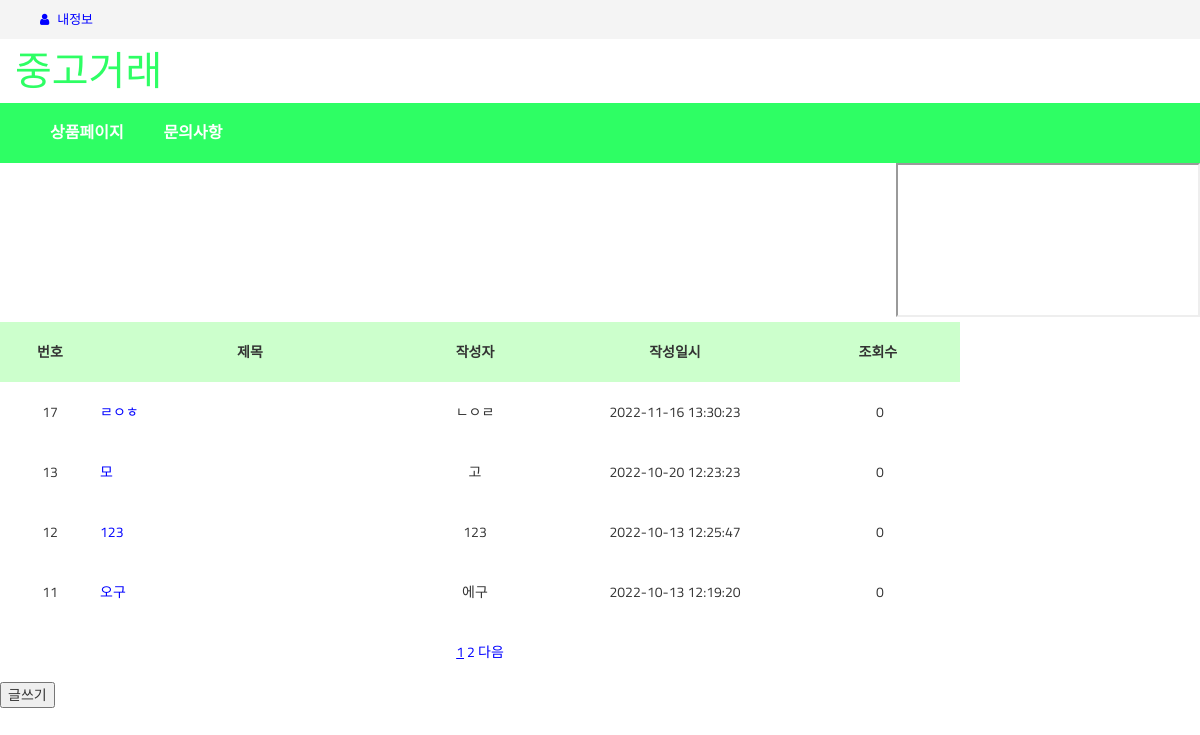
The page /board_list.php on the database its author committed.
### tables this page shows
CREATE TABLE IF NOT EXISTS `board` (
  `num` int(11) NOT NULL AUTO_INCREMENT,
  `writer` varchar(20) DEFAULT NULL,
  `title` varchar(60) DEFAULT NULL,
  `content` text DEFAULT NULL,
  `regtime` varchar(20) DEFAULT NULL,
  `hits` int(11) DEFAULT NULL,
  PRIMARY KEY (`num`)
);

### board_list.php (the view, shortened to what this page needs)
<?php
include "main.php";
?>
<!doctype html>
 <html>
 <head>
 </head>
<body>
 <table>
     <div class="centeringContainer">
        <span class="centered">
                 <tr>
                     <th class="num"    >번호    </th>
                     <th class="title"  >제목    </th>
                     <th class="writer" >작성자  </th>
                     <th class="regtime">작성일시</th>
                     <th>&nbsp&nbsp&nbsp&nbsp&nbsp&nbsp&nbsp&nbsp&nbsp&nbsp&nbsp&nbsp&nbsp&nbsp&nbsp&nbsp&nbsp&nbsp&nbsp조회수</th>
                 </tr>
             </span>
         </div>
     <?php
         $listSize = 4;
         $page = $_REQUEST["page"] ?? 1;
     	 $start = ($page - 1) * $listSize;
         require("db_connect.php");
     	$query = $db->query("select * from board order by num desc limit $start, $listSize");
     	while ($row = $query->fetch()) {
     ?>
          <tr>
              <td><?=$row["num"]?></td>
              <td style="text-align:left;"><a href="board_view.php?num=<?=$row["num"]?>&page=<?=$page?>"><?=$row["title"]?></a></td>
              <td><?=$row["writer"]?></td>
              <td><?=$row["regtime"]?></td>
              <td><?=$row["hits"]?></td>
          </tr>
     <?php
         }
     ?>
 <table>
 <br>
 <div style="width:960px; text-align:center;" >
 <?php
    $paginationSize = 2;
    $firstLink = floor(($page - 1) / $paginationSize) * $paginationSize + 1;
	$lastLink = $firstLink + $paginationSize - 1;
	$query = $db->query("select count(*) from board");
	$row = $query->fetch();
	$numRecords = $row[0];
	$numPages = ceil($numRecords / $listSize);
	for ($i = $firstLink; $i <= $lastLink; $i++) {
	    if ($i == $page) {
			echo"<a href=\"board_list.php?page=$i\"><u>$i</u></a> ";
		} else {
		    echo "<a href=\"board_list.php?page=$i\">$i</a> ";
		}
	}
	if ($lastLink < $numPages) {
		$link = $lastLink + 1;
		echo "<a href=\"board_list.php?page=$link\">다음</a> ";
    }
?>
 </div>
 <br>
 <input type="button" value="글쓰기" onclick="location.href='board_write.php'">
 </body>
 </html>

### css/style.css (style rules this page uses)
body { font-family: 'Titillium Web', sans-serif; }
a { color: #e6b965 }

### board_list.php (style rules this page uses)
table { width:960px;height:300px; text-align:center; }
th { background-color:#CCFFCC; }
.num { width:100px; text-align:center; }
.title { width:300px; text-align:center; }
.writer { width:150px; text-align:center; }
.regtime { width:250px; text-align:center; }
a { text-decoration:none; }
a:link { color:blue; }
.centeringContainer { text-align: center; }
.centered { display: table; margin: auto; display: inline-block; }

### rows shown on the page
board: num "17", title "ㄹㅇㅎ", writer "ㄴㅇㄹ", regtime "2022-11-16 13:30:23", hits "0"
board: num "13", title "모", writer "고", regtime "2022-10-20 12:23:23", hits "0"
board: num "12", title "123", writer "123", regtime "2022-10-13 12:25:47", hits "0"
board: num "11", title "오구", writer "에구", regtime "2022-10-13 12:19:20", hits "0"
